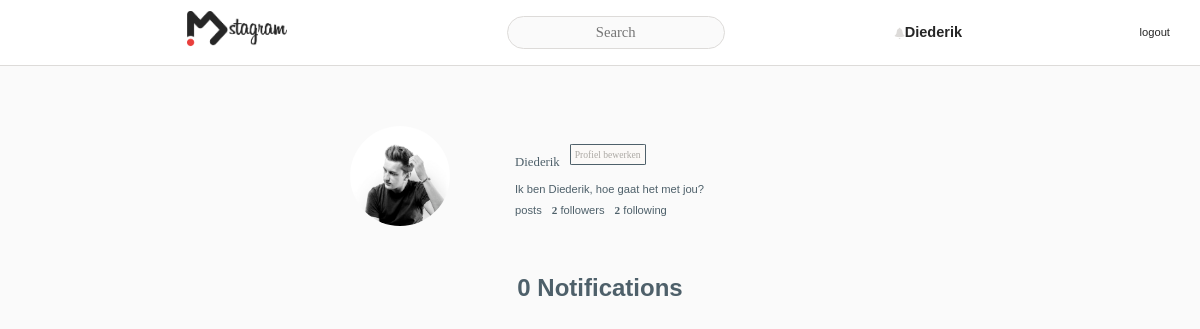
Page /notifications.php (signed in) on the earlier database version.
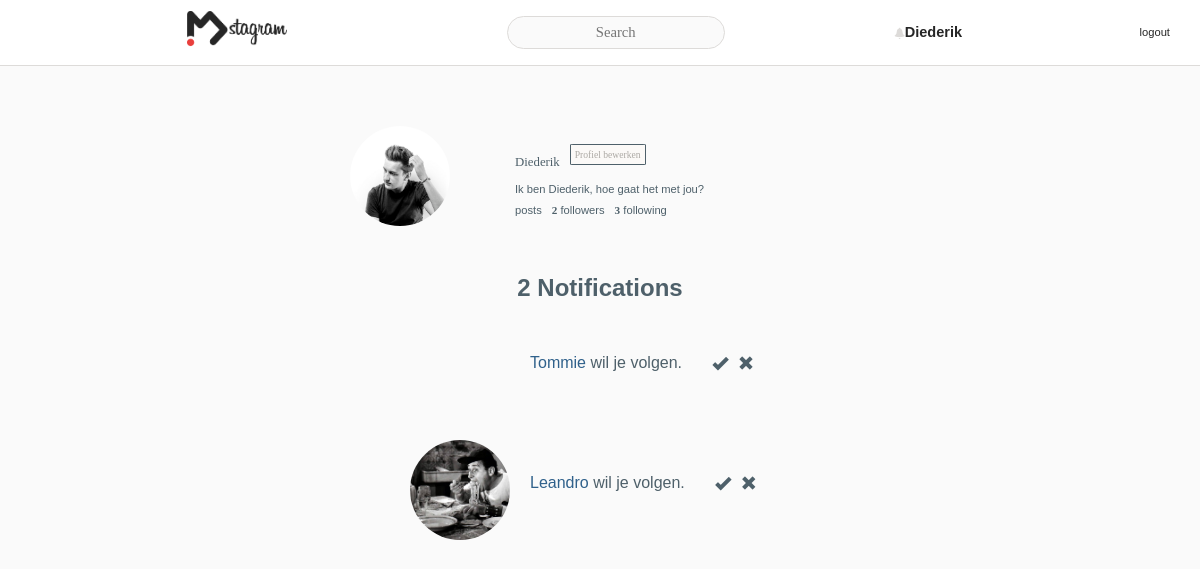
Same page on the later database version.
### tables this page shows
CREATE TABLE `users` (
  `userID` int(11) NOT NULL AUTO_INCREMENT,
  `email` varchar(255) NOT NULL,
  `fullname` varchar(255) NOT NULL,
  `username` varchar(255) NOT NULL,
  `password` varchar(255) NOT NULL,
  `private` varchar(45) NOT NULL DEFAULT 'no',
  `bio` varchar(150) DEFAULT '',
  `avatar` varchar(255) DEFAULT NULL,
  PRIMARY KEY (`userID`)
);

CREATE TABLE `followrequests` (
  `followID` int(11) unsigned NOT NULL AUTO_INCREMENT,
  `requestUserID` int(11) NOT NULL,
  `targetUserID` int(11) NOT NULL,
  PRIMARY KEY (`followID`),
  KEY `requestUserID` (`requestUserID`),
  KEY `targetUserID` (`targetUserID`),
  CONSTRAINT `followrequests_ibfk_1` FOREIGN KEY (`requestUserID`) REFERENCES `users` (`userID`),
  CONSTRAINT `followrequests_ibfk_2` FOREIGN KEY (`targetUserID`) REFERENCES `users` (`userID`)
);

### classes/users.class.php (called while the page is built, shortened)
<?php
class Users{
    private $m_sUsername;
    private $m_sfilePath;
    private $m_iUserID;
    private $m_sBio;
    private $m_iFollowCount;
    private $m_iFollowerCount;
    public function __set($p_sProperty, $p_vValue)
    {
        switch($p_sProperty){
            case "UserID":
                $this->m_iUserID = $p_vValue;
                break;
            case "FollowCount":
                $this->m_iFollowCount = $p_vValue;
                break;
            case "FollowerCount":
                $this->m_iFollowerCount = $p_vValue;
                break;
        }
    }
    public function __get($p_sProperty)
    {
        switch($p_sProperty){
            case "Username":
                return $this->m_sUsername;
                break;
            case "Image":
                return $this->m_sfilePath;
                break;
            case "UserID":
                return $this->m_iUserID;
                break;
            case "Bio":
                return $this->m_sBio;
                break;
            case "FollowCount":
                return $this->m_iFollowCount;
                break;
            case "FollowerCount":
                return $this->m_iFollowerCount;
                break;
        }
    }
    public function getProfile($p_sProperty)
    {
        $this->m_iUserID = $p_sProperty;
        $conn = new PDO('mysql:host=localhost; dbname=imdstagram', 'root', 'root');
        $getProfile = $conn->prepare("select * from users where userID = :userID");
        $getProfile->bindValue(':userID', $this->UserID);
        $getProfile->execute();
        $profileInfo = $getProfile->fetch(PDO::FETCH_ASSOC);
        $this->UserID = $profileInfo['userID'];
        $this->m_sBio = $profileInfo['bio'];
        $this->m_sUsername = $profileInfo['username'];
        $this->m_sfilePath = $profileInfo['avatar'];
    }
    public function getFollowCount($p_sProperty){
        $this->m_iUserID = $p_sProperty;
        $conn = new PDO('mysql:host=localhost; dbname=imdstagram', 'root', 'root');
        $getFollowings = $conn->prepare("select * from follows where requestUserID = :requestUserID");
        $getFollowings->bindValue(":requestUserID", $this->UserID);
        $getFollowings->execute();
        $followingCount = $getFollowings->rowCount();
        $this->FollowCount = $followingCount;
    }
    public function getFollowerCount($p_sProperty){
        $this->m_iUserID = $p_sProperty;
        $conn = new PDO('mysql:host=localhost; dbname=imdstagram', 'root', 'root');
        $getFollows = $conn->prepare("select * from follows where targetUserID = :targetUserID");
        $getFollows->bindValue(":targetUserID", $this->UserID);
        $getFollows->execute();
        $followCount = $getFollows->rowCount();
        $this->FollowerCount = $followCount;
    }
}

### classes/notifications.class.php (called while the page is built, shortened)
<?php
include_once ("includes/database.inc.php");
class Notification {
    private $m_oResults;
    private $m_iNotifCount;
    public function __set($p_sProperty, $p_vValue){
        switch($p_sProperty){
            case 'NotifCount':
                $this->m_iNotifCount = $p_vValue;
                break;
        }
    }
    public function __get($p_sProperty){
        switch($p_sProperty){
            case 'Results':
                return $this->m_oResults;
                break;
            case 'NotifCount':
                return $this->m_iNotifCount;
                break;
        }
    }
    public function getFollowRequests($p_sProperty){
        global $conn;
        $this->m_iUserID = $p_sProperty;
        $getRequests = $conn->prepare("select * from followrequests where targetUserID = :userID");
        $getRequests->bindValue("userID", $this->m_iUserID);
        $getRequests->execute();
        $requestCount = $getRequests->rowCount();
        $results = $getRequests->fetchAll();
        $this->NotifCount = $requestCount;
        $this->m_oResults = $results;
    }
}
?>

### notifications.php (the view, shortened to what this page needs)
<?php
    include_once('classes/users.class.php');
    include_once('classes/feed.class.php');
    include_once('classes/notifications.class.php');
    $userID = $_SESSION['userID'];
    $profile = new Users();
    $profile->getProfile($userID);
    $profile->getFollowCount($userID);
    $profile->getFollowerCount($userID);
    $username = $profile->Username;
    $bioText = $profile->Bio;
    $avatar = $profile->Image;
    $notifications = new Notification();
    $notifications->getFollowRequests($userID);
    $profileInfo = new Users();
?>
<!DOCTYPE html>
<html lang="en">
<head>
    <link rel="stylesheet" href="css/reset.css">
    <link rel="stylesheet" href="css/style.css">
</head>
<body>
    <?php include_once("includes/nav.inc.php"); ?>
    <div class="profileInfo">
        <img class="profilePhoto" src="<?php echo $avatar; ?>" alt="profile photo">
        <div class="profileDetails">
            <div class="editProfile">
                <p class="userName"><?php echo $username; ?></p>
                <button id="" class="btnEditProfile">Profiel bewerken</button>
            </div>
            <p class="userDescription"><?php echo $bioText; ?></p>
            <ul class="userStats">
                <li><span><?php echo $feed->PostCount; ?></span> posts</li>
                <li><span><?php echo $profile->FollowerCount; ?></span> followers</li>
                <li><span><?php echo $profile->FollowCount; ?></span> following</li>
            </ul>
        </div>
    </div>
    <h1 id="notifTitle"><?php echo $notifications->NotifCount; ?> Notifications</h1>
    <?php foreach($notifications->Results as $notification): ?>
              <div class="notifList" value="<?php echo $notification['requestUserID']; ?>">
                    <div class="notifImg"><img src="<?php $profileInfo->getProfile($notification['requestUserID']);
                      echo $profileInfo->Image; ?> " alt="" class="profilePhoto"></div>
                    <p><a href="profile.php?userID=<?php echo $notification['requestUserID']; ;?>">
                      <?php
                      $profileInfo->getProfile($notification['requestUserID']);
                      echo $profileInfo->Username;
                      ?>
                    </a> wil je volgen. </p>
                    <span class="glyphicon glyphicon-ok" value="<?php echo $notification['requestUserID']; ?>"></span>
                    <span class="glyphicon glyphicon-remove" value="<?php echo $notification['requestUserID']; ?>"></span>
              </div>
    <?php endforeach; ?>
</body>
</html>

### includes/nav.inc.php
<div class="headerProfile">
    <div class="headerContent">
        <a href="index.php"><img src="images/logo.png" alt="logo"></a>
        <div class="searchBar">
            <form name="formSearch" method="get" action="search.php">
                <span><input id="txtSearch" type="text" name="txtSearch" placeholder="Search" required></span>
            </form>
        </div>
        </a><span id="notificationIcon"class="glyphicon glyphicon-bell"></span>
        <a class="headerUsername" href="profile.php"><h2><?php echo $_SESSION['user']; ?></h2>
    </div>
    <a class="headerLogout"href="includes/logout.inc.php">logout</a>
</div>

### css/style.css (style rules this page uses)
.glyphicon { position: relative; top: 1px; display: inline-block; font-family: 'Glyphicons Halflings'; font-style: normal; font-weight: normal; line-height: 1; cursor: pointer; -webkit-font-smoothing: antialiased; -moz-osx-font-smoothing: grayscale; }
.glyphicon-bell { opacity: 1; color: #dddbd9; }
.glyphicon-bell:before { content: "\e123"; }
.glyphicon-ok:before { content: "\e013"; }
.glyphicon-remove:before { content: "\e014"; }
body { font-family: Montserrat, sans-serif; background-color: #FAFAFA; color: #4E606A; margin-bottom: 30px; }
body a { text-decoration: none; color: #30618B; }
.headerProfile { height: 45px; background-color: white; color: #2065a2; font-size: 0.7em; padding: 10px 10px 10px 10px; border-bottom: 1px solid #dddbd9; margin: 0 0 30px 0; display: flex; align-items: center; }
.headerProfile img { width: 100px; height: auto; }
.headerProfile a { color: #262626; }
.headerLogout { margin-right: 20px; }
.headerContent { width: 80%; margin-left: auto; margin-right: auto; display: flex; flex-direction: row; justify-content: space-around; align-items: center; }
#notificationIcon { position: relative; margin-right: -170px; }
.searchBar input { border: 1px solid #dddbd9; border-radius: 30px; width: 200px; background-color: #FAFAFA; padding: 8px; margin-left: 50px; }
#notifTitle { font-size: 1.5em; text-align: center; }
.headerUsername { font-size: 1.3em; color: #262626; }
.profileInfo { width: 50%; height: 150px; margin-left: auto; margin-right: auto; padding-top: 30px; }
.profilePhoto { object-fit: cover; max-width: 100px; height: 100px; border-radius: 100%; float: left; margin-left: 50px; margin-right: 30px; }
.profileDetails { float:left; padding-top: 15px; margin-left: 35px; }
.userName { font-family: 'instaLight'; margin-right: 10px; }
.editProfile { display: flex; align-items: center; margin-bottom: 10px; }
.btnEditProfile { background-color: #fbf9f7; border:1px solid #4E606A; font-family: 'instaLight'; color: #ACA9A4; padding:4px 4px 4px 4px; font-size: 0.6em; border-radius: 5%; }
.userDescription { font-size: 0.7em; margin-bottom: 10px; }
.userStats { display: flex; flex-direction: row; font-size: 0.7em; }
.userStats li { margin-right: 10px; }
.userStats span { font-weight: bold; }
#floatingBtn a:active,a:link,a:visited { text-decoration: none; }
p { margin-top : 15px; font-size: .8em; }
button { cursor: pointer; }
.notifList { max-width: 400px; height: 100px; margin-left: auto; margin-right: auto; margin-top: 20px; display: flex; }
.notifList p { margin-left: 10px; font-size: 1em; padding: 20px 20px 0px 20px; }
.notifImg { width: 100px; height: 100px; }
.notifList img { margin-left: 10px; margin-right: 10px; }
.notifList span { padding-left: 10px; padding-top: 35px; }
span { font-family: 'instaBold', 'sans-serif'; }

Differences in the rows shown:
shown differently, row unchanged: users "Diederik": userID "2" → (not shown)
added followrequests: requestUserID.username "Tommie"
added followrequests: requestUserID.avatar (picture), requestUserID.username "Leandro"
Other differences:
$profile->FollowCount: (not shown) → "3"
$notifications->NotifCount: "0" → "2"
